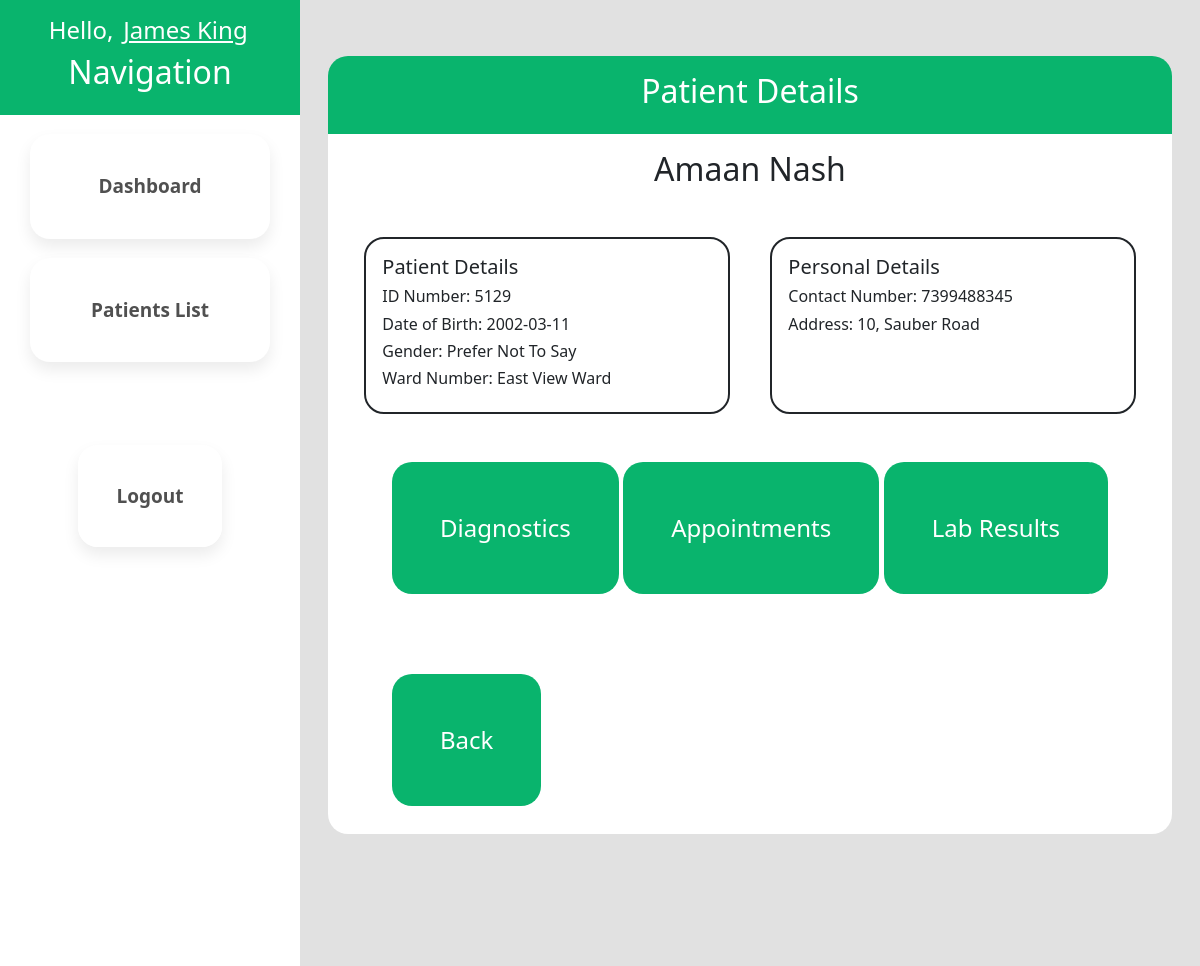
The page /patient-details.php?patID=5129 (signed in) on the database its author committed.
### tables this page shows
CREATE TABLE `employee` (
  `EmployeeID` int(4) NOT NULL,
  `EmployeeFirstName` varchar(20) DEFAULT NULL,
  `EmployeeLastName` varchar(20) DEFAULT NULL,
  `RoleID` int(4) DEFAULT NULL,
  `SpecialityID` int(4) DEFAULT NULL,
  `EmployeeDoB` date DEFAULT NULL,
  `GenderID` varchar(4) DEFAULT NULL,
  `EmployeeContactNumber` varchar(50) DEFAULT NULL,
  `EmployeeEmail` varchar(50) DEFAULT NULL,
  `EmployeeAddress` varchar(20) DEFAULT NULL,
  `EmployeeHireDate` date DEFAULT NULL,
  `LoginDetailsID` int(4) DEFAULT NULL,
  `ManagerID` int(4) DEFAULT NULL
);

CREATE TABLE `patient` (
  `PatientID` int(4) NOT NULL,
  `PatientFirstName` varchar(20) DEFAULT NULL,
  `PatientLastName` varchar(20) DEFAULT NULL,
  `PatientDoB` date DEFAULT NULL,
  `GenderID` varchar(4) DEFAULT NULL,
  `PatientContactNumber` varchar(50) DEFAULT NULL,
  `PatientAddress` varchar(30) DEFAULT NULL,
  `WardID` int(4) DEFAULT NULL
);

CREATE TABLE `gender` (
  `GenderID` varchar(4) DEFAULT NULL,
  `GenderTitle` varchar(20) DEFAULT NULL
);

CREATE TABLE `ward` (
  `WardID` int(4) NOT NULL,
  `WardName` varchar(30) DEFAULT NULL
);

### patient-details.php (the view, shortened to what this page needs)
<?php
 $userID = $_SESSION['EmpID'];
?>
<!DOCTYPE html>
<html lang="en">
<head>
    <?php include("includes/bootstrap.php");?>
    <link rel="stylesheet" href="css/main.css" />
</head>
<body>
    <div class="container-fluid h-100 w-100">
        <div class="row h-100">
            <div class="col-3 g-0 m-0 p-0">
                <div class="sidebar h-100">
                    <?php include("includes/navbar.php");?>
                </div>
            </div>
            <div class="col-9">
                <div class="main-content">
                    <div class="dash-header">
                        <h2>Patient Details</h2>
                    </div>
                    <div class="dash-content">
                        <?php
                            require_once("includes/db_conn.php");
                            $getPatientID = $_GET["patID"];
                            $stmt = $conn->prepare( "SELECT * FROM patient
                                                        INNER JOIN gender ON (patient.GenderID=gender.GenderID)
                                                        INNER JOIN ward ON (patient.WardID=ward.WardID)
                                                        WHERE PatientID = ?" );
                            $stmt->bind_param( 'i', $getPatientID );
                            $stmt->execute();
                            $result = $stmt->get_result();
                            $obj = $result->fetch_object();
                        ?>
                        <?php
                            echo "<div class=\"patient-container\">";
                            echo "<h2>{$obj->PatientFirstName} {$obj->PatientLastName}</h2>";
                            echo "<div class=\"patient-details\">";
                            echo "<h5>Patient Details</h5>";
                            echo "<h6>ID Number: {$obj->PatientID}</h6>";
                            echo "<h6>Date of Birth: {$obj->PatientDoB}</h6>";
                            echo "<h6>Gender: {$obj->GenderTitle}</h6>";
                            echo "<h6>Ward Number: {$obj->WardName}</h6>";
                            echo "</div>";
                            echo "<div class=\"patient-personal-details\">";
                            echo "<h5>Personal Details</h5>";
                            echo "<h6>Contact Number: {$obj->PatientContactNumber}</h6>";
                            echo "<h6>Address: {$obj->PatientAddress}</h6>";
                            echo "</div>";
                            echo "<div class=\"patient-buttons\">";
                            echo "<a class=\"diag\" href=\"diagnostic-list.php?patID={$getPatientID}\">Diagnostics</a>";
                            echo "<a class=\"lab\" href=\"patient-appointment.php?patID={$getPatientID}\">Appointments</a>";
                            echo "<a class=\"lab\" href=\"lab-list.php?patID={$getPatientID}\">Lab Results</a>";
                            echo "</div>";
                            echo "<div class=\"patient-buttons\">";
                            echo "<a class=\"detail-back\" href=\"patient-list.php\">Back</a>";
                            echo "</div>";
                            echo "</div>";
                        ?>
                    </div>
                </div>
            </div>
        </div>
    </div>
</body>
</html>

### includes/navbar.php (shortened to what this page needs)
<div class="nav-header">
  <?php
    require_once("db_conn.php");
    $getUserID = $userID;
    $stmt = $conn->prepare( "SELECT * FROM employee WHERE EmployeeID = ?" );
    $stmt->bind_param( 'i', $getUserID );
    $stmt->execute();
    $result = $stmt->get_result();
    $obj = $result->fetch_object();
    ?>
  <h4>Hello, <a href="userProfile.php"><?php echo $obj->EmployeeFirstName." ".$obj->EmployeeLastName?></a></h4>
  <h2>Navigation</h2>
</div>
<?php
  $getUserID = $userID;
  $stmt = $conn->prepare( "SELECT RoleID FROM employee WHERE EmployeeID = ?" );
  $stmt->bind_param( 'i', $getUserID );
  $stmt->execute();
  $result = $stmt->get_result();
  $obj = $result->fetch_object();
  $userRole = $obj->RoleID;
?>
<?php if($userRole == 4 || $userRole == 5){
    echo "<div class=\"nav-content\">";
    echo "<div class=\"nav-buttons\">";
      echo "<a href=\"dashboard.php\">Dashboard</a>";
      echo "<a href=\"patient-list.php\">Patients List</a>";
      echo "<a href=\"employee-list.php\">Employee List</a>";
      echo "<a href=\"manager-list.php\">Manager List</a>";
      echo "<div class=\"logout-button\">";
        echo "<a href=\"login.php\">Logout</a>";
      echo "</div>";
    echo "</div>";
  echo "</div>";
  } else {
      echo "<div class=\"nav-content\">";
      echo "<div class=\"nav-buttons\">";
        echo "<a href=\"dashboard.php\">Dashboard</a>";
        echo "<a href=\"patient-list.php\">Patients List</a>";
        echo "<div class=\"logout-button\">";
          echo "<a href=\"login.php\">Logout</a>";
        echo "</div>";
      echo "</div>";
    echo "</div>";
  }
?>

### css/main.css (style rules this page uses)
body { background-color: #e1e1e1; height: 100%; }
html { overflow: hidden; font-family: Arial, Helvetica, sans-serif; }
body, html { height: 100%; width: 100%; }
.nav-header { text-align: center; color: white; background-color: rgb(9, 180, 109); padding: 1em; }
.nav-header h4 a { color: white; padding: .15em; }
.nav-content { display: flex; justify-content: center; background-color: white; height: 100%; }
.nav-buttons { width: 20%; display: flex; flex-direction: column; position: absolute; justify-content: center; }
.nav-buttons a { font-size: 19px; font-weight: bold; color: #505050; text-decoration: none; text-align: center; margin-top: 1em; width: 100%; padding: 2em; border-color: #CBCBCB; border-width: 1px; border-radius: 20px; border-style: none; background-color: rgb(255, 255, 255); box-shadow: 0px 8px 16px 0px rgba(0,0,0,0.08); }
.logout-button { align-self: center; margin-top: 50%; }
.logout-button a { text-decoration: none; }
.sidebar { height: 100%; width: 100%; }
.main-content { padding: 1em; height: 100%; width: 100%; margin-top: 2.5em; }
.dash-header { text-align: center; color: white; background-color: rgb(9, 180, 109); padding: 1em; border-top-left-radius: 20px; border-top-right-radius: 20px; }
.dash-content { background-color: white; padding: 1em; border-bottom-left-radius: 20px; border-bottom-right-radius: 20px; overflow-y: scroll; overflow-x: hidden; max-height: 700px; }
.patient-container { display:flex; justify-content: space-around; flex-wrap: wrap; }
.patient-container h2 { width: 100%; text-align: center; }
.patient-details { margin-top: 5%; width: 45%; border-style: solid; border-width: 2px; border-radius: 20px; padding: 1em; }
.patient-personal-details { margin-top: 5%; width: 45%; border-style: solid; border-width: 2px; border-radius: 20px; padding: 1em; }
.patient-buttons { display: flex; justify-content: space-between; width: 100%; padding: 1em; margin: 2em; margin-bottom: 1em; }
.patient-buttons a { background-color: rgb(9, 180, 109); color: white; text-decoration: none; padding: 2em; font-size: x-large; border-radius: 20px; font-weight: 500; }

### rows shown on the page
employee: EmployeeFirstName "James", EmployeeLastName "King"
patient: PatientFirstName "Amaan", PatientLastName "Nash", PatientID "5129", PatientDoB "2002-03-11", GenderID.GenderTitle "Prefer Not To Say", WardID.WardName "East View Ward", PatientContactNumber "7399488345", PatientAddress "10, Sauber Road"
